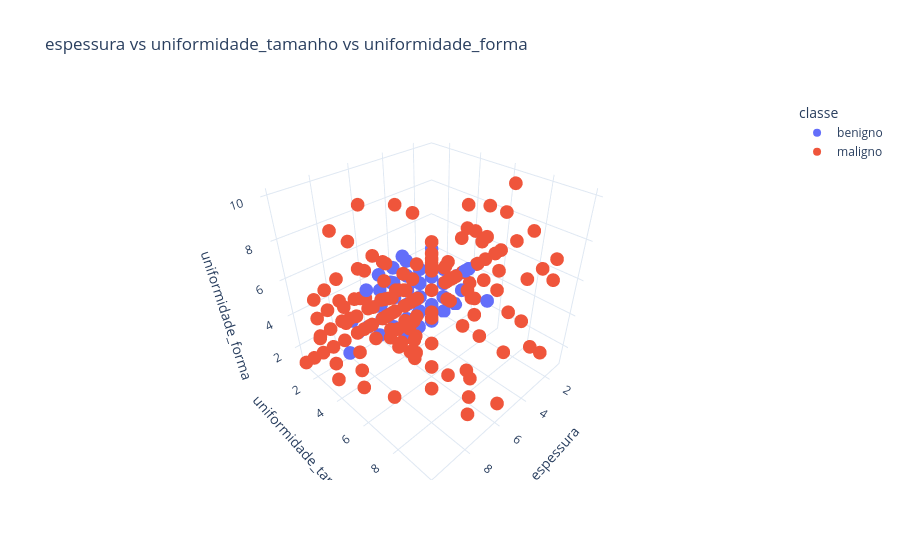

Notebook cell for this chart:
### Code cell
# Escolha aqui as variáveis que quer visualizar
variaveis = ["espessura", "uniformidade_tamanho", "uniformidade_forma"]
coluna_classe = "classe"  # use None se não quiser colorir por classe
df_plot = df_cancer  # pode trocar para df_cancer_smote

# Validação simples
faltando = [v for v in variaveis if v not in df_plot.columns]
if faltando:
    raise ValueError(f"Colunas não encontradas no DataFrame: {faltando}")

if len(variaveis) == 1:
    fig = px.histogram(
        df_plot,
        x=variaveis[0],
        color=coluna_classe if coluna_classe in df_plot.columns else None,
        barmode="overlay",
        title=f"Distribuição de {variaveis[0]}"
    )
elif len(variaveis) == 2:
    fig = px.scatter(
        df_plot,
        x=variaveis[0],
        y=variaveis[1],
        color=coluna_classe if coluna_classe in df_plot.columns else None,
        title=f"{variaveis[0]} vs {variaveis[1]}"
    )
elif len(variaveis) == 3:
    fig = px.scatter_3d(
        df_plot,
        x=variaveis[0],
        y=variaveis[1],
        z=variaveis[2],
        color=coluna_classe if coluna_classe in df_plot.columns else None,
        title=f"{variaveis[0]} vs {variaveis[1]} vs {variaveis[2]}"
    )
else:
    fig = px.scatter_matrix(
        df_plot,
        dimensions=variaveis,
        color=coluna_classe if coluna_classe in df_plot.columns else None,
        title="Matriz de dispersão das variáveis selecionadas"
    )

fig.update_layout(template="plotly_white")
fig.show()

### Figure 1 — Plotly figure (JSON) as saved in the notebook; plotly's stock layout.template omitted (floating-point values rounded to 4 significant figures; data arrays with more than 128 entries replaced by an {"elided": "..."} marker saying what was removed)
{"data": [{"hovertemplate": "classe=benigno<br>espessura=%{x}<br>uniformidade_tamanho=%{y}<br>uniformidade_forma=%{z}<extra></extra>", "legendgroup": "benigno", "marker": {"color": "#636efa", "symbol": "circle"}, "mode": "markers", "name": "benigno", "scene": "scene", "showlegend": true, "type": "scatter3d", "x": {"elided": "458 int values"}, "y": {"elided": "458 int values"}, "z": {"elided": "458 int values"}}, {"hovertemplate": "classe=maligno<br>espessura=%{x}<br>uniformidade_tamanho=%{y}<br>uniformidade_forma=%{z}<extra></extra>", "legendgroup": "maligno", "marker": {"color": "#EF553B", "symbol": "circle"}, "mode": "markers", "name": "maligno", "scene": "scene", "showlegend": true, "type": "scatter3d", "x": {"elided": "241 int values"}, "y": {"elided": "241 int values"}, "z": {"elided": "241 int values"}}], "layout": {"legend": {"title": {"text": "classe"}, "tracegroupgap": 0}, "scene": {"domain": {"x": [0, 1], "y": [0, 1]}, "xaxis": {"title": {"text": "espessura"}}, "yaxis": {"title": {"text": "uniformidade_tamanho"}}, "zaxis": {"title": {"text": "uniformidade_forma"}}}, "title": {"text": "espessura vs uniformidade_tamanho vs uniformidade_forma"}}}
